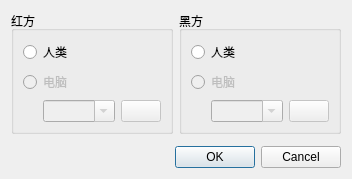
<?xml version="1.0" encoding="UTF-8"?>
<ui version="4.0">
 <class>NewGameDialog</class>
 <widget class="QDialog" name="NewGameDialog">
  <property name="geometry">
   <rect>
    <x>0</x>
    <y>0</y>
    <width>510</width>
    <height>242</height>
   </rect>
  </property>
  <property name="windowTitle">
   <string>新建游戏</string>
  </property>
  <layout class="QVBoxLayout" name="verticalLayout_4">
   <property name="sizeConstraint">
    <enum>QLayout::SetFixedSize</enum>
   </property>
   <item>
    <layout class="QHBoxLayout" name="horizontalLayout">
     <item>
      <widget class="QGroupBox" name="groupBox_2">
       <property name="title">
        <string>红方</string>
       </property>
       <layout class="QVBoxLayout" name="verticalLayout_3">
        <item>
         <widget class="QRadioButton" name="m_whitePlayerHumanRadio">
          <property name="text">
           <string>人类</string>
          </property>
          <property name="checked">
           <bool>false</bool>
          </property>
         </widget>
        </item>
        <item>
         <widget class="QRadioButton" name="m_whitePlayerCpuRadio">
          <property name="enabled">
           <bool>false</bool>
          </property>
          <property name="text">
           <string>电脑</string>
          </property>
         </widget>
        </item>
        <item>
         <layout class="QHBoxLayout" name="horizontalLayout_3">
          <item>
           <spacer name="horizontalSpacer_1">
            <property name="orientation">
             <enum>Qt::Horizontal</enum>
            </property>
            <property name="sizeType">
             <enum>QSizePolicy::Fixed</enum>
            </property>
            <property name="sizeHint" stdset="0">
             <size>
              <width>20</width>
              <height>0</height>
             </size>
            </property>
           </spacer>
          </item>
          <item>
           <widget class="QComboBox" name="m_whiteEngineComboBox">
            <property name="enabled">
             <bool>false</bool>
            </property>
            <property name="sizePolicy">
             <sizepolicy hsizetype="MinimumExpanding" vsizetype="Fixed">
              <horstretch>0</horstretch>
              <verstretch>0</verstretch>
             </sizepolicy>
            </property>
            <property name="editable">
             <bool>true</bool>
            </property>
           </widget>
          </item>
          <item>
           <widget class="QPushButton" name="m_configureWhiteEngineButton">
            <property name="enabled">
             <bool>false</bool>
            </property>
            <property name="sizePolicy">
             <sizepolicy hsizetype="Preferred" vsizetype="Fixed">
              <horstretch>0</horstretch>
              <verstretch>0</verstretch>
             </sizepolicy>
            </property>
            <property name="toolTip">
             <string>Configure white engine</string>
            </property>
            <property name="text">
             <string/>
            </property>
            <property name="icon">
             <iconset resource="../res/icons/icons.qrc">
              <normaloff>:/icons/toolbutton/configure_16x16.png</normaloff>:/icons/toolbutton/configure_16x16.png</iconset>
            </property>
           </widget>
          </item>
         </layout>
        </item>
       </layout>
      </widget>
     </item>
     <item>
      <widget class="QGroupBox" name="groupBox">
       <property name="title">
        <string>黑方</string>
       </property>
       <layout class="QVBoxLayout" name="verticalLayout">
        <item>
         <widget class="QRadioButton" name="m_blackPlayerHumanRadio">
          <property name="text">
           <string>人类</string>
          </property>
          <property name="checked">
           <bool>false</bool>
          </property>
         </widget>
        </item>
        <item>
         <widget class="QRadioButton" name="m_blackPlayerCpuRadio">
          <property name="enabled">
           <bool>false</bool>
          </property>
          <property name="text">
           <string>电脑</string>
          </property>
         </widget>
        </item>
        <item>
         <layout class="QHBoxLayout" name="horizontalLayout_2">
          <item>
           <spacer name="horizontalSpacer_2">
            <property name="orientation">
             <enum>Qt::Horizontal</enum>
            </property>
            <property name="sizeType">
             <enum>QSizePolicy::Fixed</enum>
            </property>
            <property name="sizeHint" stdset="0">
             <size>
              <width>20</width>
              <height>0</height>
             </size>
            </property>
           </spacer>
          </item>
          <item>
           <widget class="QComboBox" name="m_blackEngineComboBox">
            <property name="enabled">
             <bool>false</bool>
            </property>
            <property name="sizePolicy">
             <sizepolicy hsizetype="MinimumExpanding" vsizetype="Fixed">
              <horstretch>0</horstretch>
              <verstretch>0</verstretch>
             </sizepolicy>
            </property>
            <property name="editable">
             <bool>true</bool>
            </property>
           </widget>
          </item>
          <item>
           <widget class="QPushButton" name="m_configureBlackEngineButton">
            <property name="enabled">
             <bool>false</bool>
            </property>
            <property name="sizePolicy">
             <sizepolicy hsizetype="Preferred" vsizetype="Fixed">
              <horstretch>0</horstretch>
              <verstretch>0</verstretch>
             </sizepolicy>
            </property>
            <property name="toolTip">
             <string>Configure black engine</string>
            </property>
            <property name="text">
             <string/>
            </property>
            <property name="icon">
             <iconset resource="../res/icons/icons.qrc">
              <normaloff>:/icons/toolbutton/configure_16x16.png</normaloff>:/icons/toolbutton/configure_16x16.png</iconset>
            </property>
           </widget>
          </item>
         </layout>
        </item>
       </layout>
      </widget>
     </item>
    </layout>
   </item>
   <item>
    <widget class="GameSettingsWidget" name="m_gameSettings" native="true"/>
   </item>
   <item>
    <widget class="QDialogButtonBox" name="m_buttonBox">
     <property name="standardButtons">
      <set>QDialogButtonBox::Cancel|QDialogButtonBox::Ok</set>
     </property>
    </widget>
   </item>
  </layout>
 </widget>
 <customwidgets>
  <customwidget>
   <class>GameSettingsWidget</class>
   <extends>QWidget</extends>
   <header>src/gamesettingswidget.h</header>
   <container>1</container>
  </customwidget>
 </customwidgets>
 <resources>
  <include location="../res/icons/icons.qrc"/>
 </resources>
 <connections>
  <connection>
   <sender>m_buttonBox</sender>
   <signal>rejected()</signal>
   <receiver>NewGameDialog</receiver>
   <slot>reject()</slot>
   <hints>
    <hint type="sourcelabel">
     <x>457</x>
     <y>232</y>
    </hint>
    <hint type="destinationlabel">
     <x>479</x>
     <y>137</y>
    </hint>
   </hints>
  </connection>
  <connection>
   <sender>m_buttonBox</sender>
   <signal>accepted()</signal>
   <receiver>NewGameDialog</receiver>
   <slot>accept()</slot>
   <hints>
    <hint type="sourcelabel">
     <x>269</x>
     <y>232</y>
    </hint>
    <hint type="destinationlabel">
     <x>260</x>
     <y>111</y>
    </hint>
   </hints>
  </connection>
 </connections>
</ui>
